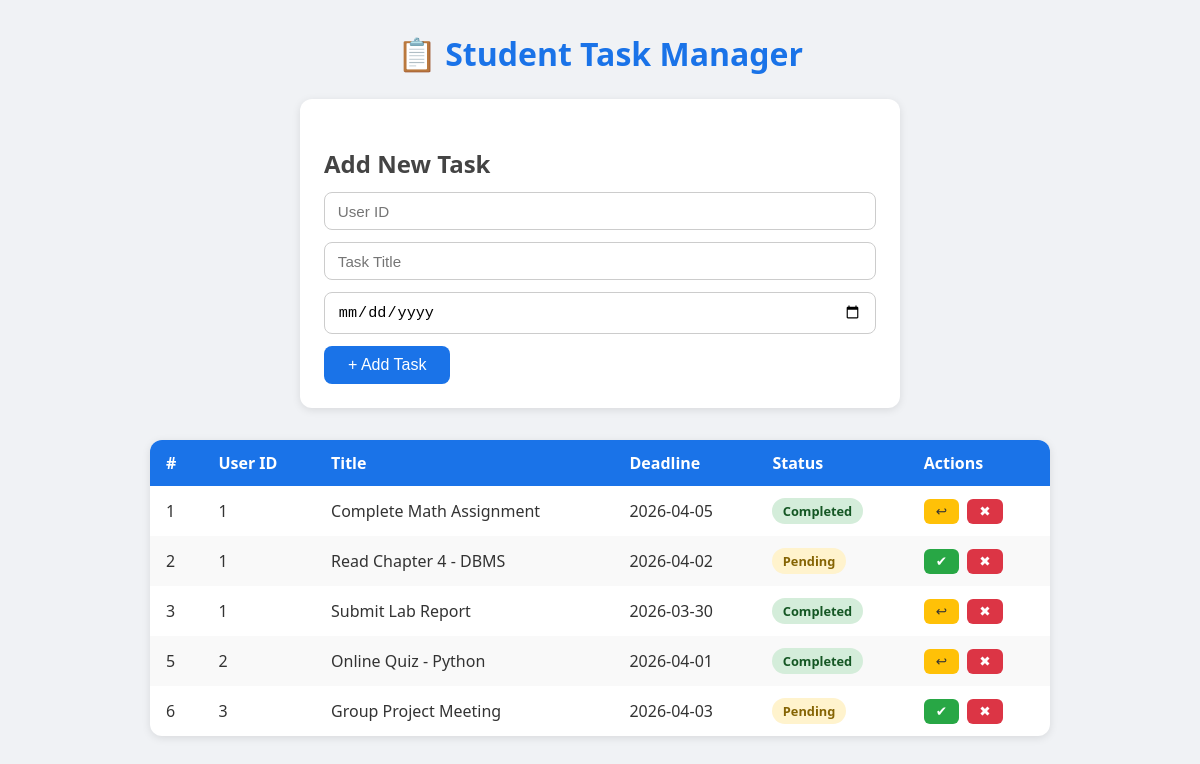
The page /tasks on the database its author committed.
### tables this page shows
CREATE TABLE Tasks (
            id       INTEGER PRIMARY KEY AUTOINCREMENT,
            user_id  INTEGER NOT NULL,
            title    TEXT    NOT NULL,
            deadline TEXT,
            status   TEXT    NOT NULL DEFAULT 'Pending'
                             CHECK (status IN ('Pending', 'Completed')),
            FOREIGN KEY (user_id) REFERENCES Users (id)
                ON DELETE CASCADE
        );

### app.py (the view)
@app.route("/tasks")
def view_tasks():
    user_id = request.args.get("user_id", type=int)
    tasks = fetch_tasks(user_id)
    return render_template("tasks.html", tasks=tasks, filter_user=user_id)

### database.py (called while the page is built)
def get_connection():
    conn = sqlite3.connect(DATABASE)
    conn.row_factory = sqlite3.Row          # rows behave like dicts
    conn.execute("PRAGMA foreign_keys = ON")
    return conn

def fetch_tasks(user_id: int = None) -> list[dict]:
    conn = get_connection()
    cursor = conn.cursor()
    if user_id:
        cursor.execute("SELECT * FROM Tasks WHERE user_id = ?", (user_id,))
    else:
        cursor.execute("SELECT * FROM Tasks")
    tasks = [dict(row) for row in cursor.fetchall()]
    conn.close()
    return tasks

### templates/tasks.html (shortened to what this page needs)
<!DOCTYPE html>
<html lang="en">
<head>
</head>
<body>
    <h1>📋 Student Task Manager</h1>
    <div class="form-card">
        <h2>Add New Task</h2>
        <form action="/add_task" method="POST">
            <input type="number" name="user_id" placeholder="User ID" required />
            <input type="text"   name="title"   placeholder="Task Title" required />
            <input type="date"   name="deadline" />
            <button type="submit">+ Add Task</button>
        </form>
    </div>
    {% if tasks %}
    <table>
        <thead>
            <tr>
                <th>#</th>
                <th>User ID</th>
                <th>Title</th>
                <th>Deadline</th>
                <th>Status</th>
                <th>Actions</th>
            </tr>
        </thead>
        <tbody>
            {% for task in tasks %}
            <tr>
                <td>{{ task.id }}</td>
                <td>{{ task.user_id }}</td>
                <td>{{ task.title }}</td>
                <td>{{ task.deadline or '—' }}</td>
                <td>
                    <span class="badge {{ 'completed' if task.status == 'Completed' else 'pending' }}">
                        {{ task.status }}
                    </span>
                </td>
                <td>
                    {% if task.status == 'Pending' %}
                    <form action="/update_task/{{ task.id }}" method="POST" style="display:inline">
                        <button class="btn-sm btn-success" title="Mark Completed">✔</button>
                    </form>
                    {% else %}
                    <form action="/update_task/{{ task.id }}" method="POST" style="display:inline">
                        <button class="btn-sm btn-warning" title="Mark Pending">↩</button>
                    </form>
                    {% endif %}
                    <form action="/delete_task/{{ task.id }}" method="POST" style="display:inline"
                          onsubmit="return confirm('Delete this task?')">
                        <button class="btn-sm btn-danger" title="Delete">✖</button>
                    </form>
                </td>
            </tr>
            {% endfor %}
        </tbody>
    </table>
    {% else %}
    <p class="empty">No tasks found. Add one above!</p>
    {% endif %}
</body>
</html>

### templates/tasks.html (style rules this page uses)
* { margin: 0; padding: 0; box-sizing: border-box; }
body { font-family: 'Segoe UI', Tahoma, Geneva, Verdana, sans-serif; background: #f0f2f5; color: #333; padding: 2rem; }
h1 { text-align: center; margin-bottom: 1.5rem; color: #1a73e8; }
h2 { margin: 1.5rem 0 0.75rem; color: #444; }
.form-card { max-width: 600px; margin: 0 auto 2rem; background: #fff; padding: 1.5rem; border-radius: 12px; box-shadow: 0 2px 8px rgba(0,0,0,0.1); }
.form-card input[type="text"], .form-card input[type="number"], .form-card input[type="date"] { width: 100%; padding: 0.6rem 0.8rem; margin-bottom: 0.75rem; border: 1px solid #ccc; border-radius: 8px; font-size: 0.95rem; }
.form-card button { background: #1a73e8; color: #fff; border: none; padding: 0.65rem 1.5rem; border-radius: 8px; font-size: 1rem; cursor: pointer; }
table { width: 100%; max-width: 900px; margin: 0 auto; border-collapse: collapse; background: #fff; border-radius: 12px; overflow: hidden; box-shadow: 0 2px 8px rgba(0,0,0,0.1); }
th, td { padding: 0.75rem 1rem; text-align: left; }
th { background: #1a73e8; color: #fff; }
tr:nth-child(even) { background: #f9f9f9; }
.badge { display: inline-block; padding: 0.25rem 0.65rem; border-radius: 20px; font-size: 0.8rem; font-weight: 600; }
.badge.pending { background: #fff3cd; color: #856404; }
.badge.completed { background: #d4edda; color: #155724; }
.btn-sm { padding: 0.3rem 0.75rem; border: none; border-radius: 6px; font-size: 0.85rem; cursor: pointer; margin-right: 0.25rem; }
.btn-success { background: #28a745; color: #fff; }
.btn-warning { background: #ffc107; color: #333; }
.btn-danger { background: #dc3545; color: #fff; }

### rows shown on the page
Tasks: id "1", user_id "1", title "Complete Math Assignment", deadline "2026-04-05", status "Completed"
Tasks: id "2", user_id "1", title "Read Chapter 4 - DBMS", deadline "2026-04-02", status "Pending"
Tasks: id "3", user_id "1", title "Submit Lab Report", deadline "2026-03-30", status "Completed"
Tasks: id "5", user_id "2", title "Online Quiz - Python", deadline "2026-04-01", status "Completed"
Tasks: id "6", user_id "3", title "Group Project Meeting", deadline "2026-04-03", status "Pending"
